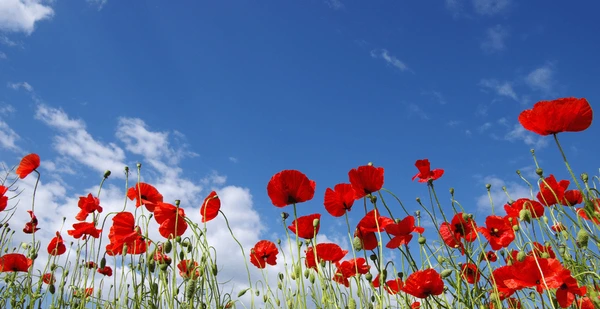
#> input picture week2/sample.jpg, 600 x 309 px
$ python advanced_3d.py
#> lines starting #> are read from the running program, lines starting #| are printed output that depends on the picture
#### 심화 코드: Depth Map을 기반으로 3D 포인트 클라우드 생성
import cv2
import numpy as np
# 이미지 로드
image = cv2.imread('sample.jpg')
#> image is the input picture: shape (309, 600, 3); mean B, G, R 149.3, 112.3, 101.9
# 그레이스케일 변환
gray = cv2.cvtColor(image, cv2.COLOR_BGR2GRAY)
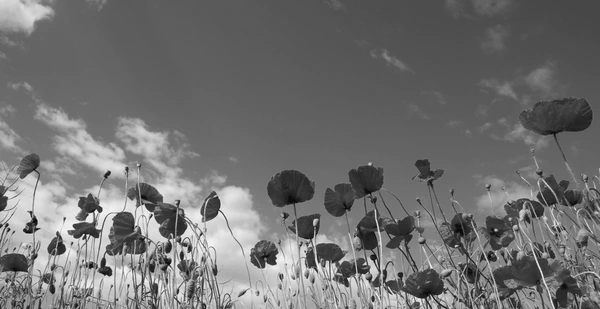
#> gray: shape (309, 600); min 5, max 253, mean 113.4
# Depth Map 생성
depth_map = cv2.applyColorMap(gray, cv2.COLORMAP_JET)
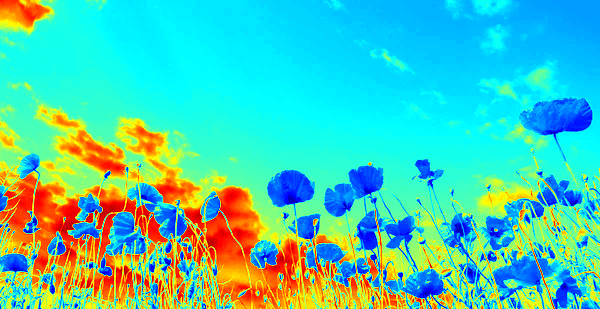
#> depth_map: shape (309, 600, 3); mean B, G, R 179.2, 203.7, 75.8

# 3D 포인트 클라우드 변환
h, w = depth_map.shape[:2]
#> h = 309; w = 600
X, Y = np.meshgrid(np.arange(w), np.arange(h))
Z = gray.astype(np.float32) # Depth 값을 Z 축으로 사용

print(X.shape, Y.shape, Z.shape)
#| (309, 600) (309, 600) (309, 600)
# 3D 좌표 생성
points_3d = np.dstack((X, Y, Z))
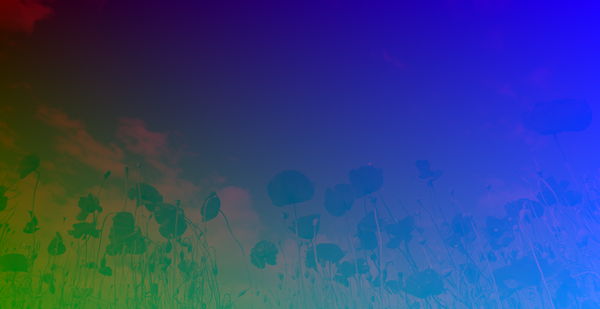
#> points_3d: shape (309, 600, 3) float64; mean of channels 0, 1, 2 299.5, 154, 113.4; drawn with min black and max white
print(points_3d.shape, points_3d.dtype, points_3d.min(), points_3d.max())
#| (309, 600, 3) float64 0.0 599.0
# 결과 출력
cv2.imshow('3D Point Cloud', points_3d)
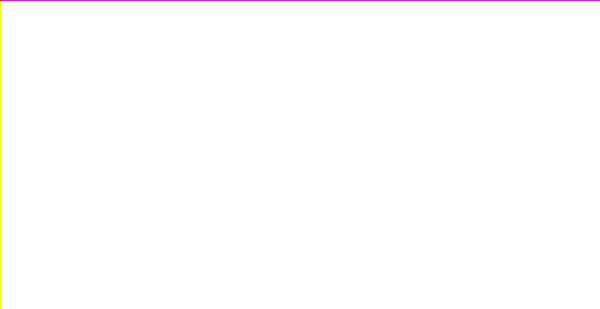
#> window '3D Point Cloud': shape (309, 600, 3); mean B, G, R 254.6, 254.2, 255
cv2.waitKey(0)
cv2.destroyAllWindows()
